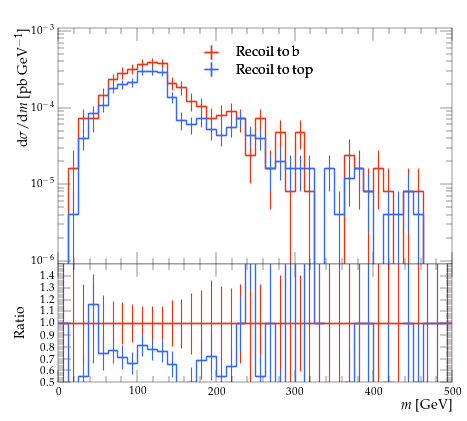

Write Python code to recreate this figure.
#! /usr/bin/env python

# This Python script was auto-generated using YODA v2.0.2.
# Analysis object: /MC_TTBAR/onelep_jetb_1_l_mass
# Timestamp: 07-08-2026 (11:29:32)

import matplotlib as mpl
import matplotlib.pyplot as plt
mpl.use('Agg') # comment out for interactive use
import os
import numpy as np

plotDir = os.path.split(os.path.realpath(__file__))[0]
if 'YODA_USER_PLOT_PATH' in globals():
    plot_outdir = globals()['YODA_USER_PLOT_PATH']
else:
    plot_outdir = plotDir

#plot style
plt.style.use(os.path.join(plotDir, '../default.mplstyle'))
# plot metadata
figW, figH = plt.rcParams['figure.figsize']
ax_xLabel = r'$m$ [GeV]'
ax_yLabel = r'$\mathrm{d}\sigma/\mathrm{d}m$ [pb GeV$^{-1}$]'
ax_title  = r''
ax_xScale = 'linear'
ax_yScale = 'log'
xLims = (0.0, 500.0)
yLims = (9e-07, 0.0011)

# TeX-friendly labels for the legend
labels = {
    'legend' : ([ r"Recoil to b", r"Recoil to top" ], r""),
}

# Adjust canvas width and height
canvasW = 10.0
canvasH = 9.0
figW *= canvasW/10.
figH *= canvasH/9.

# Create figure and axis objects
fig, (ax, ratio0_ax) = plt.subplots(2, 1, sharex=True,
                  figsize=(figW,figH), gridspec_kw={'height_ratios': (6.0, 3.0)})

# Set figure margins
plt.subplots_adjust(
    left   = 1.0 * plt.rcParams['figure.subplot.left'],
    right  = 1.0 * plt.rcParams['figure.subplot.right'],
    top    = 1.0 * plt.rcParams['figure.subplot.top'],
    bottom = 1.0 * plt.rcParams['figure.subplot.bottom'])

ratio0_ax.yaxis.set_major_locator(mpl.ticker.MultipleLocator(0.1))
ratio0_ax.set_ylim(0.5, 1.4999)
ratio0_ax.set_ylabel('Ratio')

# the numerical data is stored in a separate file
dataf = dict()
prefix = os.path.split(__file__)[0]
if prefix:    prefix = prefix + '/'
exec(open(prefix+'onelep_jetb_1_l_mass__data.py').read(), dataf)


legend_handles = dict() # keep track of handles for the legend

# style options for curves
# starts at zorder>=5 to draw curve on top of legend
styles = {
  'rec_b': {
    'color' : '#EE3311',
    'linestyle' : '-',
    'linewidth' : 1,
    'marker' : 'none',
    'markersize' : 2,
    'capsize' : 0.0,
    'zorder' : 5,
    'histstyle' : 1,
    'drawstyle' : 'steps-pre',
    'xerrorbars' : 1,
    'yerrorbars' : 1,
    'fillcolor' : None,
    'fillopacity' : 1.0,
    'ratio0_linestyle' : '-',
    'ratio0_linewidth' : 1,
    'ratio0_marker' : 'none',
    'ratio0_markersize' : 2,
    'ratio0_capsize' : 0.0,
    'ratio0_zorder' : 5,
    'ratio0_histstyle' : 1,
    'ratio0_drawstyle' : 'steps-pre',
    'ratio0_xerrorbars' : 1,
    'ratio0_yerrorbars' : 1,
  },
  'rec_t': {
    'color' : '#3366FF',
    'linestyle' : '-',
    'linewidth' : 1,
    'marker' : 'none',
    'markersize' : 2,
    'capsize' : 0.0,
    'zorder' : 6,
    'histstyle' : 1,
    'drawstyle' : 'steps-pre',
    'xerrorbars' : 1,
    'yerrorbars' : 1,
    'fillcolor' : None,
    'fillopacity' : 1.0,
    'ratio0_linestyle' : '-',
    'ratio0_linewidth' : 1,
    'ratio0_marker' : 'none',
    'ratio0_markersize' : 2,
    'ratio0_capsize' : 0.0,
    'ratio0_zorder' : 6,
    'ratio0_histstyle' : 1,
    'ratio0_drawstyle' : 'steps-pre',
    'ratio0_xerrorbars' : 1,
    'ratio0_yerrorbars' : 1,
  },
}

# curve from input yoda files in main panel
for label, yvals in dataf['yvals'].items():
    if all(np.isnan(v) for v in dataf['yvals'][label]):
        continue
    tmp = None
    if styles[label]['histstyle']: # draw as histogram
        xpos = dataf['xedges'][label] if styles[label]['drawstyle'] else dataf['xpoints'][label]
        ypos = np.insert(yvals, 0, yvals[0]) if styles[label]['drawstyle'] else yvals
        if styles[label]['fillcolor']: # fill area below curve
            ax.fill_between(xpos, ypos, step='pre',
                            color=styles[label]['fillcolor'],
                            alpha=styles[label]['fillopacity'])
        tmp, = ax.plot(xpos, ypos,
                       color=styles[label]['color'],
                       linestyle=styles[label]['linestyle'],
                       linewidth=styles[label]['linewidth'],
                       drawstyle=styles[label]['drawstyle'], solid_joinstyle='miter',
                       zorder=styles[label]['zorder'], label=label)
    tmp = ax.errorbar(dataf['xpoints'][label], yvals,
                      xerr=np.array(dataf['xerrs'][label])*styles[label]['xerrorbars'],
                      yerr=np.array(dataf['yerrs'][label])*styles[label]['yerrorbars'],
                      fmt=styles[label]['marker'], capsize=styles[label]['capsize'],
                      markersize=styles[label]['markersize'],
                      ecolor=styles[label]['color'],
                      color=styles[label]['color'], zorder=styles[label]['zorder'])
    tmp[-1][0].set_linestyle(styles[label]['linestyle'])
    tmp[-1][0].set_linewidth(styles[label]['linewidth'])
    if label in dataf['add_legend_handle']:  legend_handles[label] = tmp
    for varLabel in dataf['variation_yvals'].keys():
        if varLabel.startswith(label):
            tmp, = ax.plot(dataf['xedges'][label], dataf['variation_yvals'][varLabel],
                           color=styles[label]['color'],
                           linestyle=styles[label]['linestyle'],
                           linewidth=styles[label]['linewidth'],
                           drawstyle='steps-pre', solid_joinstyle='miter',
                           zorder=styles[label]['zorder'], alpha=0.5)


# plots on ratio panel
# curve from input yoda files in ratio panel
for label, yvals in dataf['ratio0_yvals'].items():
    if all(np.isnan(v) for v in yvals):
        continue
    if styles[label]['ratio0_histstyle']: # plot as histogram
        xpos = dataf['xedges']['rec_b'] if styles[label]['ratio0_drawstyle'] else dataf['xpoints']['rec_b']
        ypos = np.insert(yvals, 0, yvals[0]) if styles[label]['ratio0_drawstyle'] else yvals
        ratio0_ax.plot(xpos, ypos,
                       color=styles[label]['color'],
                       linewidth=styles[label]['linewidth'],
                       linestyle=styles[label]['ratio0_linestyle'],
                       drawstyle=styles[label]['ratio0_drawstyle'], zorder=styles[label]['zorder'],
                       solid_joinstyle='miter')
    tmp = ratio0_ax.errorbar(dataf['xpoints']['rec_b'], yvals,
                             xerr=np.array(dataf['ref_xerrs'])*styles[label]['ratio0_xerrorbars'],
                             yerr=np.array(dataf['ratio0_yerrs'][label])*styles[label]['ratio0_yerrorbars'],
                             fmt=styles[label]['ratio0_marker'], capsize=styles[label]['ratio0_capsize'],
                             markersize=styles[label]['ratio0_markersize'],
                             ecolor=styles[label]['color'],
                             color=styles[label]['color'])
    tmp[-1][0].set_linestyle(styles[label]['ratio0_linestyle'])
    tmp[-1][0].set_linewidth(styles[label]['ratio0_linewidth'])

    for varlabel in dataf['ratio0_variation_vals'].keys():
        if varlabel.startswith(label):
            ratio0_ax.plot(dataf['xedges']['rec_b'],
                            dataf['ratio0_variation_vals'][varlabel],
                            color=styles[label]['color'],
                            linestyle=styles[label]['linestyle'],
                            linewidth=styles[label]['linewidth'],
                            drawstyle='steps-pre', solid_joinstyle='miter',
                            zorder=1, alpha=0.5)

legend_items = list(legend_handles.values())
ax.add_artist(ax.legend(legend_items,
                        labels['legend'][0],
                        title=labels['legend'][1],
                        alignment='left',
                        loc='upper center',
                        bbox_to_anchor=(0.5, 0.97)))

# set plot metadata as defined above
ratio0_ax.set_xlabel(ax_xLabel)
ratio0_ax.xaxis.set_label_coords(1., -0.15)
ax.set_ylabel(ax_yLabel, ha='right', va='top')
ax.yaxis.set_label_coords(-0.11, 1.0)
ax.set_title(ax_title, loc='left')
ax.set_xscale(ax_xScale)
ax.set_yscale(ax_yScale)
ax.set_xlim(xLims)
ax.set_ylim(yLims)

# tick formatting
plt.rcParams['xtick.top'] = True
plt.rcParams['ytick.right'] = True
ax.yaxis.set_major_locator(mpl.ticker.LogLocator(base=10.0, numticks=np.inf))
ax.yaxis.set_minor_locator(mpl.ticker.LogLocator(
                           base=10.0, subs=np.arange(0.1, 1, 0.1), numticks=np.inf))
fig.align_ylabels((ax, ratio0_ax))
plt.savefig(os.path.join(plot_outdir, 'onelep_jetb_1_l_mass.pdf'), format='PDF')
plt.savefig(os.path.join(plot_outdir, 'onelep_jetb_1_l_mass.png'), format='PNG')

plt.close(fig)
